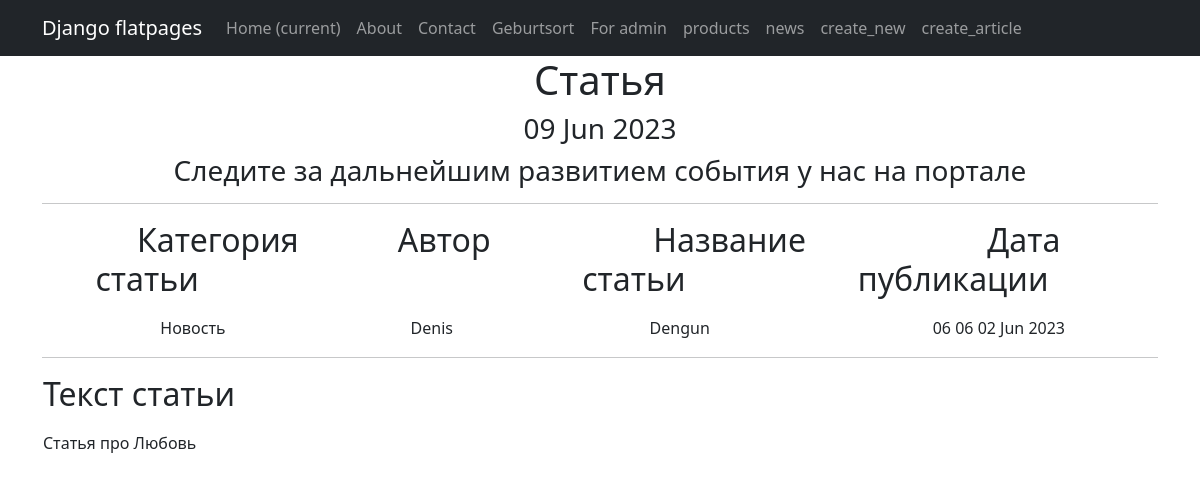
The app's page /post/1 (signed in) with its own data.
### simpleapp/models.py (models this page shows, shortened)
class NewsPortal(models.Model):
    sort_date_of_publication = models.DateTimeField(auto_now_add=True)
    article_title = models.CharField(max_length=50, unique=True)   # названия статьи не должны повторяться
    article_author = models.CharField(max_length=50)
    article_description = models.TextField()   # Текст статьи
    news_category = models.ForeignKey(to='NewsCategory', on_delete=models.CASCADE, related_name='news')   # все

class NewsCategory(models.Model):
    article_title = models.CharField(max_length=100, unique=True)

### simpleapp/views.py (the view)
# urls.py: path('post/<int:pk>', NewsDetail.as_view(), name='new_detail'),
class NewsDetail(LoginRequiredMixin, DetailView):
    model = NewsPortal
    ordering = '-sort_date_of_publication'
    template_name = 'flatpages/new.html'
    context_object_name = 'new'
    def get_context_data(self, **kwargs):
        context = super().get_context_data(**kwargs)
        context['time_now'] = datetime.utcnow()
        context['next_sale'] = 'Следите за дальнейшим развитием события у нас на портале'
        return context

### simpleapp/templatetags/custom_censor.py (called while the page is built)
def censor(value):
    bad_words = ['обезьян', 'Мартышки']
    for word in bad_words:
        value = value.replace(word, '*' * len(word))
    return value

### templates/flatpages/new.html (shortened to what this page needs)
{% extends 'flatpages/default.html' %}
{% load custom_censor %}
{% block content %}
   <h1>Статья</h1>
   <h3>{{ time_now|date:'d M Y' }}</h3>
   <h3> {{ next_sale|default_if_none:"Дальнейшая информация появится позже на портале " }} </h3>
   <hr>
   {% if new %}
       <table>
           <tr>
               <td><h2><p style="text-align: center;">&nbsp; &nbsp; &nbsp; Категория статьи&nbsp; &nbsp; &nbsp; &nbsp; &nbsp; &nbsp; </p> </h2></td>
               <td><h2><p style="text-align: center;">&nbsp; &nbsp; &nbsp; Автор&nbsp; &nbsp; &nbsp; &nbsp; &nbsp; &nbsp; </p> </h2></td>
               <td><h2><p style="text-align: center;">&nbsp; &nbsp; &nbsp; &nbsp; &nbsp; &nbsp; Название статьи&nbsp; &nbsp; &nbsp; &nbsp; &nbsp; &nbsp; </p> </h2></td>
               <td><h2><p style="text-align: center;">&nbsp; &nbsp; &nbsp; Дата публикации&nbsp; &nbsp; &nbsp; &nbsp; &nbsp; &nbsp;  </p> </h2></td>
           </tr>
            <tr>
              <td>{{ new.news_category.article_title }}</td>
              <td>{{ new.article_author }}</td>
              <td>{{ new.article_title|censor }}</td>
              <td>{{ new.sort_date_of_publication|date:'h m d M Y' }}</td>
            </tr>
       </table>
       <hr>
       <table>
           <tr>
               <td><h2><p style="text-align: center;"> Текст статьи </p></h2></td>
           </tr>
           <tr>
               <td><p style="text-align: left;">{{ new.article_description|censor }}</p></td>
           </tr>
       </table>
   {% else %}
       <h2>Статей нет!</h2>
   {% endif %}
{% endblock content %}

### records on screen
NewsPortal: news_category.article_title "Новость", article_author "Denis", article_title|censor "Dengun", sort_date_of_publication "06 06 02 Jun 2023", article_description|censor "Статья про Любовь"

### other values on screen
{{ time_now|date:'d M Y' }} "09 Jun 2023"
